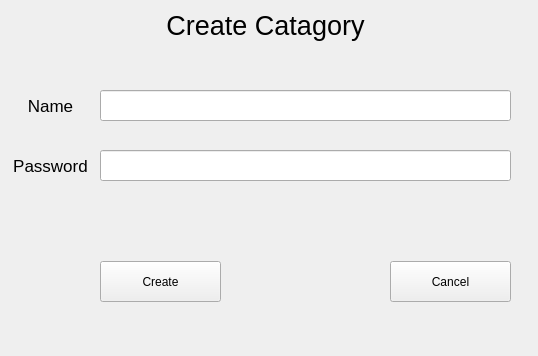
<?xml version="1.0" encoding="UTF-8"?>
<ui version="4.0">
 <class>MainWindow</class>
 <widget class="QMainWindow" name="MainWindow">
  <property name="geometry">
   <rect>
    <x>0</x>
    <y>0</y>
    <width>538</width>
    <height>356</height>
   </rect>
  </property>
  <property name="windowTitle">
   <string>MainWindow</string>
  </property>
  <widget class="QWidget" name="centralwidget">
   <widget class="QLabel" name="title">
    <property name="geometry">
     <rect>
      <x>100</x>
      <y>0</y>
      <width>331</width>
      <height>51</height>
     </rect>
    </property>
    <property name="font">
     <font>
      <pointsize>20</pointsize>
     </font>
    </property>
    <property name="text">
     <string>Create Catagory</string>
    </property>
    <property name="alignment">
     <set>Qt::AlignCenter</set>
    </property>
   </widget>
   <widget class="QLineEdit" name="NamelineEdit">
    <property name="geometry">
     <rect>
      <x>100</x>
      <y>90</y>
      <width>411</width>
      <height>31</height>
     </rect>
    </property>
   </widget>
   <widget class="QLineEdit" name="PasslineEdit">
    <property name="geometry">
     <rect>
      <x>100</x>
      <y>150</y>
      <width>411</width>
      <height>31</height>
     </rect>
    </property>
   </widget>
   <widget class="QLabel" name="name">
    <property name="geometry">
     <rect>
      <x>10</x>
      <y>90</y>
      <width>81</width>
      <height>31</height>
     </rect>
    </property>
    <property name="font">
     <font>
      <pointsize>13</pointsize>
     </font>
    </property>
    <property name="text">
     <string>Name</string>
    </property>
    <property name="alignment">
     <set>Qt::AlignCenter</set>
    </property>
   </widget>
   <widget class="QLabel" name="password">
    <property name="geometry">
     <rect>
      <x>10</x>
      <y>150</y>
      <width>81</width>
      <height>31</height>
     </rect>
    </property>
    <property name="font">
     <font>
      <pointsize>13</pointsize>
     </font>
    </property>
    <property name="text">
     <string>Password</string>
    </property>
    <property name="alignment">
     <set>Qt::AlignCenter</set>
    </property>
   </widget>
   <widget class="QPushButton" name="create">
    <property name="geometry">
     <rect>
      <x>100</x>
      <y>261</y>
      <width>121</width>
      <height>41</height>
     </rect>
    </property>
    <property name="text">
     <string>Create</string>
    </property>
   </widget>
   <widget class="QPushButton" name="cancel">
    <property name="geometry">
     <rect>
      <x>390</x>
      <y>261</y>
      <width>121</width>
      <height>41</height>
     </rect>
    </property>
    <property name="text">
     <string>Cancel</string>
    </property>
   </widget>
  </widget>
 </widget>
 <resources/>
 <connections/>
</ui>
